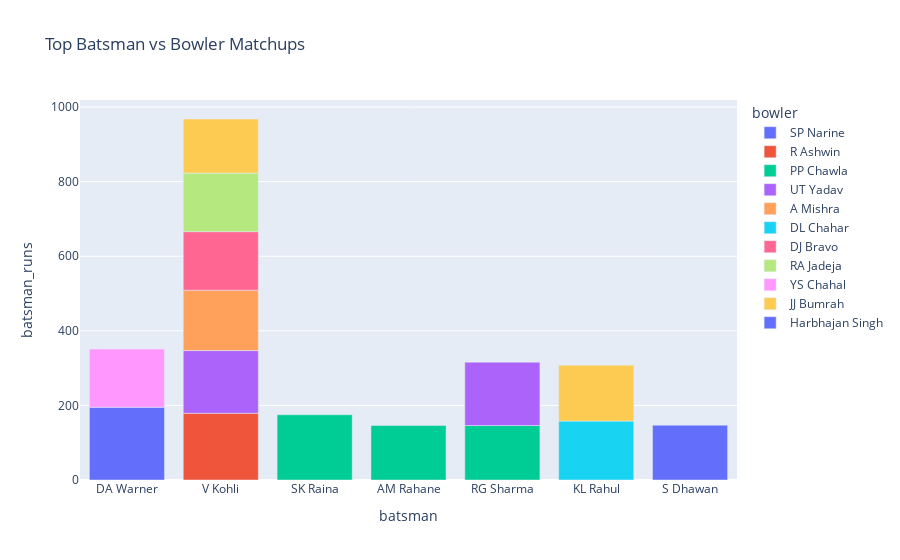

Here is the notebook cell this chart was saved with:
### Code cell
## Grouping Important matchups in bowlers and Batsmans ##

matchup = ds.groupby(["batsman","bowler"])["batsman_runs"].sum().reset_index()
matchup = matchup.sort_values("batsman_runs", ascending=False).head(15)
pt.bar(matchup, x="batsman", y="batsman_runs", color="bowler", title="Top Batsman vs Bowler Matchups")

### Figure 1 — Plotly figure (JSON) as saved in the notebook; plotly's stock layout.template omitted (floating-point values rounded to 4 significant figures)
{"data": [{"hovertemplate": "bowler=SP Narine<br>batsman=%{x}<br>batsman_runs=%{y}<extra></extra>", "legendgroup": "SP Narine", "marker": {"color": "#636efa", "pattern": {"shape": ""}}, "name": "SP Narine", "orientation": "v", "showlegend": true, "textposition": "auto", "type": "bar", "x": ["DA Warner"], "xaxis": "x", "y": [195], "yaxis": "y"}, {"hovertemplate": "bowler=R Ashwin<br>batsman=%{x}<br>batsman_runs=%{y}<extra></extra>", "legendgroup": "R Ashwin", "marker": {"color": "#EF553B", "pattern": {"shape": ""}}, "name": "R Ashwin", "orientation": "v", "showlegend": true, "textposition": "auto", "type": "bar", "x": ["V Kohli"], "xaxis": "x", "y": [179], "yaxis": "y"}, {"hovertemplate": "bowler=PP Chawla<br>batsman=%{x}<br>batsman_runs=%{y}<extra></extra>", "legendgroup": "PP Chawla", "marker": {"color": "#00cc96", "pattern": {"shape": ""}}, "name": "PP Chawla", "orientation": "v", "showlegend": true, "textposition": "auto", "type": "bar", "x": ["SK Raina", "AM Rahane", "RG Sharma"], "xaxis": "x", "y": [175, 146, 146], "yaxis": "y"}, {"hovertemplate": "bowler=UT Yadav<br>batsman=%{x}<br>batsman_runs=%{y}<extra></extra>", "legendgroup": "UT Yadav", "marker": {"color": "#ab63fa", "pattern": {"shape": ""}}, "name": "UT Yadav", "orientation": "v", "showlegend": true, "textposition": "auto", "type": "bar", "x": ["RG Sharma", "V Kohli"], "xaxis": "x", "y": [170, 168], "yaxis": "y"}, {"hovertemplate": "bowler=A Mishra<br>batsman=%{x}<br>batsman_runs=%{y}<extra></extra>", "legendgroup": "A Mishra", "marker": {"color": "#FFA15A", "pattern": {"shape": ""}}, "name": "A Mishra", "orientation": "v", "showlegend": true, "textposition": "auto", "type": "bar", "x": ["V Kohli"], "xaxis": "x", "y": [162], "yaxis": "y"}, {"hovertemplate": "bowler=DL Chahar<br>batsman=%{x}<br>batsman_runs=%{y}<extra></extra>", "legendgroup": "DL Chahar", "marker": {"color": "#19d3f3", "pattern": {"shape": ""}}, "name": "DL Chahar", "orientation": "v", "showlegend": true, "textposition": "auto", "type": "bar", "x": ["KL Rahul"], "xaxis": "x", "y": [158], "yaxis": "y"}, {"hovertemplate": "bowler=DJ Bravo<br>batsman=%{x}<br>batsman_runs=%{y}<extra></extra>", "legendgroup": "DJ Bravo", "marker": {"color": "#FF6692", "pattern": {"shape": ""}}, "name": "DJ Bravo", "orientation": "v", "showlegend": true, "textposition": "auto", "type": "bar", "x": ["V Kohli"], "xaxis": "x", "y": [157], "yaxis": "y"}, {"hovertemplate": "bowler=RA Jadeja<br>batsman=%{x}<br>batsman_runs=%{y}<extra></extra>", "legendgroup": "RA Jadeja", "marker": {"color": "#B6E880", "pattern": {"shape": ""}}, "name": "RA Jadeja", "orientation": "v", "showlegend": true, "textposition": "auto", "type": "bar", "x": ["V Kohli"], "xaxis": "x", "y": [157], "yaxis": "y"}, {"hovertemplate": "bowler=YS Chahal<br>batsman=%{x}<br>batsman_runs=%{y}<extra></extra>", "legendgroup": "YS Chahal", "marker": {"color": "#FF97FF", "pattern": {"shape": ""}}, "name": "YS Chahal", "orientation": "v", "showlegend": true, "textposition": "auto", "type": "bar", "x": ["DA Warner"], "xaxis": "x", "y": [156], "yaxis": "y"}, {"hovertemplate": "bowler=JJ Bumrah<br>batsman=%{x}<br>batsman_runs=%{y}<extra></extra>", "legendgroup": "JJ Bumrah", "marker": {"color": "#FECB52", "pattern": {"shape": ""}}, "name": "JJ Bumrah", "orientation": "v", "showlegend": true, "textposition": "auto", "type": "bar", "x": ["KL Rahul", "V Kohli"], "xaxis": "x", "y": [150, 145], "yaxis": "y"}, {"hovertemplate": "bowler=Harbhajan Singh<br>batsman=%{x}<br>batsman_runs=%{y}<extra></extra>", "legendgroup": "Harbhajan Singh", "marker": {"color": "#636efa", "pattern": {"shape": ""}}, "name": "Harbhajan Singh", "orientation": "v", "showlegend": true, "textposition": "auto", "type": "bar", "x": ["S Dhawan"], "xaxis": "x", "y": [147], "yaxis": "y"}], "layout": {"barmode": "relative", "legend": {"title": {"text": "bowler"}, "tracegroupgap": 0}, "title": {"text": "Top Batsman vs Bowler Matchups"}, "xaxis": {"anchor": "y", "domain": [0, 1], "title": {"text": "batsman"}}, "yaxis": {"anchor": "x", "domain": [0, 1], "title": {"text": "batsman_runs"}}}}
